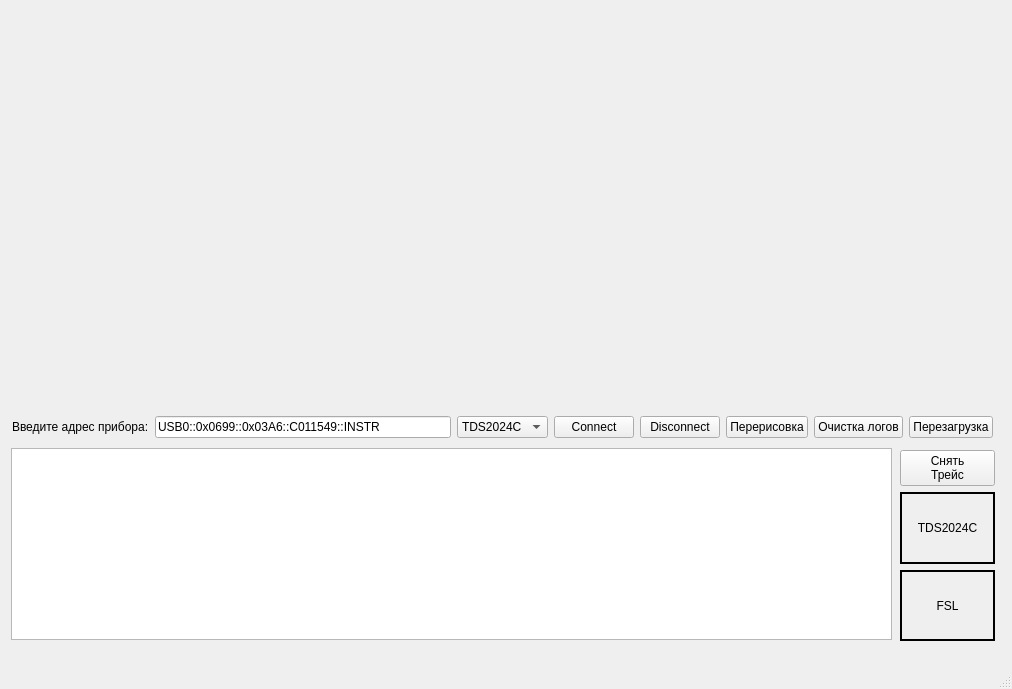
<?xml version="1.0" encoding="UTF-8"?>
<ui version="4.0">
 <class>MainWindow</class>
 <widget class="QMainWindow" name="MainWindow">
  <property name="geometry">
   <rect>
    <x>0</x>
    <y>0</y>
    <width>1012</width>
    <height>689</height>
   </rect>
  </property>
  <property name="windowTitle">
   <string>MainWindow</string>
  </property>
  <widget class="QWidget" name="centralwidget">
   <widget class="QCustomPlot" name="widget" native="true">
    <property name="geometry">
     <rect>
      <x>10</x>
      <y>20</y>
      <width>981</width>
      <height>371</height>
     </rect>
    </property>
   </widget>
   <widget class="QListWidget" name="LogList">
    <property name="geometry">
     <rect>
      <x>11</x>
      <y>448</y>
      <width>881</width>
      <height>192</height>
     </rect>
    </property>
   </widget>
   <widget class="QWidget" name="layoutWidget">
    <property name="geometry">
     <rect>
      <x>12</x>
      <y>412</y>
      <width>981</width>
      <height>30</height>
     </rect>
    </property>
    <layout class="QHBoxLayout" name="horizontalLayout">
     <item>
      <widget class="QLabel" name="label">
       <property name="text">
        <string>Введите адрес прибора:</string>
       </property>
      </widget>
     </item>
     <item>
      <widget class="QLineEdit" name="adderLine">
       <property name="text">
        <string>USB0::0x0699::0x03A6::C011549::INSTR</string>
       </property>
      </widget>
     </item>
     <item>
      <widget class="QComboBox" name="DeviceBox">
       <item>
        <property name="text">
         <string>TDS2024C</string>
        </property>
       </item>
       <item>
        <property name="text">
         <string>FSL</string>
        </property>
       </item>
      </widget>
     </item>
     <item>
      <widget class="QPushButton" name="connectButton">
       <property name="enabled">
        <bool>true</bool>
       </property>
       <property name="autoFillBackground">
        <bool>false</bool>
       </property>
       <property name="text">
        <string>Connect</string>
       </property>
       <property name="checkable">
        <bool>false</bool>
       </property>
       <property name="autoDefault">
        <bool>false</bool>
       </property>
       <property name="default">
        <bool>false</bool>
       </property>
       <property name="flat">
        <bool>false</bool>
       </property>
      </widget>
     </item>
     <item>
      <widget class="QPushButton" name="DisconnectButton">
       <property name="enabled">
        <bool>true</bool>
       </property>
       <property name="text">
        <string>Disconnect</string>
       </property>
      </widget>
     </item>
     <item>
      <widget class="QPushButton" name="replot">
       <property name="text">
        <string>Перерисовка</string>
       </property>
      </widget>
     </item>
     <item>
      <widget class="QPushButton" name="ButtonBufferClear">
       <property name="text">
        <string>Очистка логов</string>
       </property>
      </widget>
     </item>
     <item>
      <widget class="QPushButton" name="RST">
       <property name="text">
        <string>Перезагрузка</string>
       </property>
      </widget>
     </item>
    </layout>
   </widget>
   <widget class="QWidget" name="">
    <property name="geometry">
     <rect>
      <x>900</x>
      <y>450</y>
      <width>95</width>
      <height>191</height>
     </rect>
    </property>
    <layout class="QVBoxLayout" name="verticalLayout">
     <item>
      <widget class="QPushButton" name="buttonTrace">
       <property name="text">
        <string>Снять 
Трейс</string>
       </property>
      </widget>
     </item>
     <item>
      <widget class="QLabel" name="labelTDS">
       <property name="inputMethodHints">
        <set>Qt::ImhExclusiveInputMask</set>
       </property>
       <property name="frameShape">
        <enum>QFrame::WinPanel</enum>
       </property>
       <property name="text">
        <string>TDS2024C</string>
       </property>
       <property name="alignment">
        <set>Qt::AlignCenter</set>
       </property>
      </widget>
     </item>
     <item>
      <widget class="QLabel" name="labelFSL">
       <property name="frameShape">
        <enum>QFrame::WinPanel</enum>
       </property>
       <property name="text">
        <string>FSL</string>
       </property>
       <property name="alignment">
        <set>Qt::AlignCenter</set>
       </property>
      </widget>
     </item>
    </layout>
   </widget>
  </widget>
  <widget class="QMenuBar" name="menubar">
   <property name="geometry">
    <rect>
     <x>0</x>
     <y>0</y>
     <width>1012</width>
     <height>23</height>
    </rect>
   </property>
  </widget>
  <widget class="QStatusBar" name="statusbar"/>
 </widget>
 <customwidgets>
  <customwidget>
   <class>QCustomPlot</class>
   <extends>QWidget</extends>
   <header>qcustomplot.h</header>
   <container>1</container>
  </customwidget>
 </customwidgets>
 <resources/>
 <connections/>
</ui>
